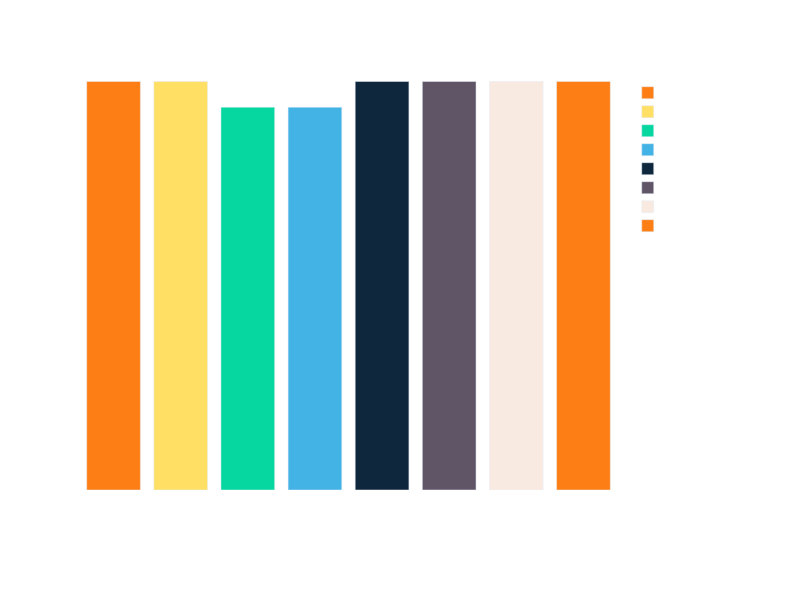

Here is the notebook cell this chart was saved with:
### Code cell
ax = px.bar(
    accuracy_report,
    x = 'Model',
    y = 'Accuracy',
    color = 'Model',
    width = 800,
    height = 600,
    color_discrete_sequence = ['#fd7e14', '#ffdf64','#06D6A0','#43b2e5', '#0E273C', '#5f5566', '#F9EAE1']
)

ax.update_layout(
    font = dict(color = 'white'),
    plot_bgcolor = 'rgba(0, 0, 0, 0)',
    paper_bgcolor = 'rgba(0, 0, 0, 0)'
)
ax.update_xaxes(
    showgrid = False,
    zeroline = False
)
ax.update_yaxes(
    showgrid = False,
    zeroline = False
)
ax.update_traces(
    hovertemplate = None
)

ax

### Figure 1 — Plotly figure (JSON) as saved in the notebook; plotly's stock layout.template omitted (floating-point values rounded to 4 significant figures)
{"data": [{"alignmentgroup": "True", "legendgroup": "Logistic Regression", "marker": {"color": "#fd7e14", "pattern": {"shape": ""}}, "name": "Logistic Regression", "offsetgroup": "Logistic Regression", "orientation": "v", "showlegend": true, "textposition": "auto", "type": "bar", "x": ["Logistic Regression"], "xaxis": "x", "y": [0.889], "yaxis": "y"}, {"alignmentgroup": "True", "legendgroup": "SVM", "marker": {"color": "#ffdf64", "pattern": {"shape": ""}}, "name": "SVM", "offsetgroup": "SVM", "orientation": "v", "showlegend": true, "textposition": "auto", "type": "bar", "x": ["SVM"], "xaxis": "x", "y": [0.889], "yaxis": "y"}, {"alignmentgroup": "True", "legendgroup": "KNN", "marker": {"color": "#06D6A0", "pattern": {"shape": ""}}, "name": "KNN", "offsetgroup": "KNN", "orientation": "v", "showlegend": true, "textposition": "auto", "type": "bar", "x": ["KNN"], "xaxis": "x", "y": [0.833], "yaxis": "y"}, {"alignmentgroup": "True", "legendgroup": "XGBoost", "marker": {"color": "#43b2e5", "pattern": {"shape": ""}}, "name": "XGBoost", "offsetgroup": "XGBoost", "orientation": "v", "showlegend": true, "textposition": "auto", "type": "bar", "x": ["XGBoost"], "xaxis": "x", "y": [0.833], "yaxis": "y"}, {"alignmentgroup": "True", "legendgroup": "Tuned Decision Tree", "marker": {"color": "#0E273C", "pattern": {"shape": ""}}, "name": "Tuned Decision Tree", "offsetgroup": "Tuned Decision Tree", "orientation": "v", "showlegend": true, "textposition": "auto", "type": "bar", "x": ["Tuned Decision Tree"], "xaxis": "x", "y": [0.889], "yaxis": "y"}, {"alignmentgroup": "True", "legendgroup": "Tuned kNN", "marker": {"color": "#5f5566", "pattern": {"shape": ""}}, "name": "Tuned kNN", "offsetgroup": "Tuned kNN", "orientation": "v", "showlegend": true, "textposition": "auto", "type": "bar", "x": ["Tuned kNN"], "xaxis": "x", "y": [0.889], "yaxis": "y"}, {"alignmentgroup": "True", "legendgroup": "Tuned XGBoost", "marker": {"color": "#F9EAE1", "pattern": {"shape": ""}}, "name": "Tuned XGBoost", "offsetgroup": "Tuned XGBoost", "orientation": "v", "showlegend": true, "textposition": "auto", "type": "bar", "x": ["Tuned XGBoost"], "xaxis": "x", "y": [0.889], "yaxis": "y"}, {"alignmentgroup": "True", "legendgroup": "Tuned MLP", "marker": {"color": "#fd7e14", "pattern": {"shape": ""}}, "name": "Tuned MLP", "offsetgroup": "Tuned MLP", "orientation": "v", "showlegend": true, "textposition": "auto", "type": "bar", "x": ["Tuned MLP"], "xaxis": "x", "y": [0.889], "yaxis": "y"}], "layout": {"barmode": "relative", "font": {"color": "white"}, "height": 600, "legend": {"title": {"text": "Model"}, "tracegroupgap": 0}, "margin": {"t": 60}, "paper_bgcolor": "rgba(0, 0, 0, 0)", "plot_bgcolor": "rgba(0, 0, 0, 0)", "width": 800, "xaxis": {"anchor": "y", "categoryarray": ["Logistic Regression", "SVM", "KNN", "XGBoost", "Tuned Decision Tree", "Tuned kNN", "Tuned XGBoost", "Tuned MLP"], "categoryorder": "array", "domain": [0, 1], "showgrid": false, "title": {"text": "Model"}, "zeroline": false}, "yaxis": {"anchor": "x", "domain": [0, 1], "showgrid": false, "title": {"text": "Accuracy"}, "zeroline": false}}}
